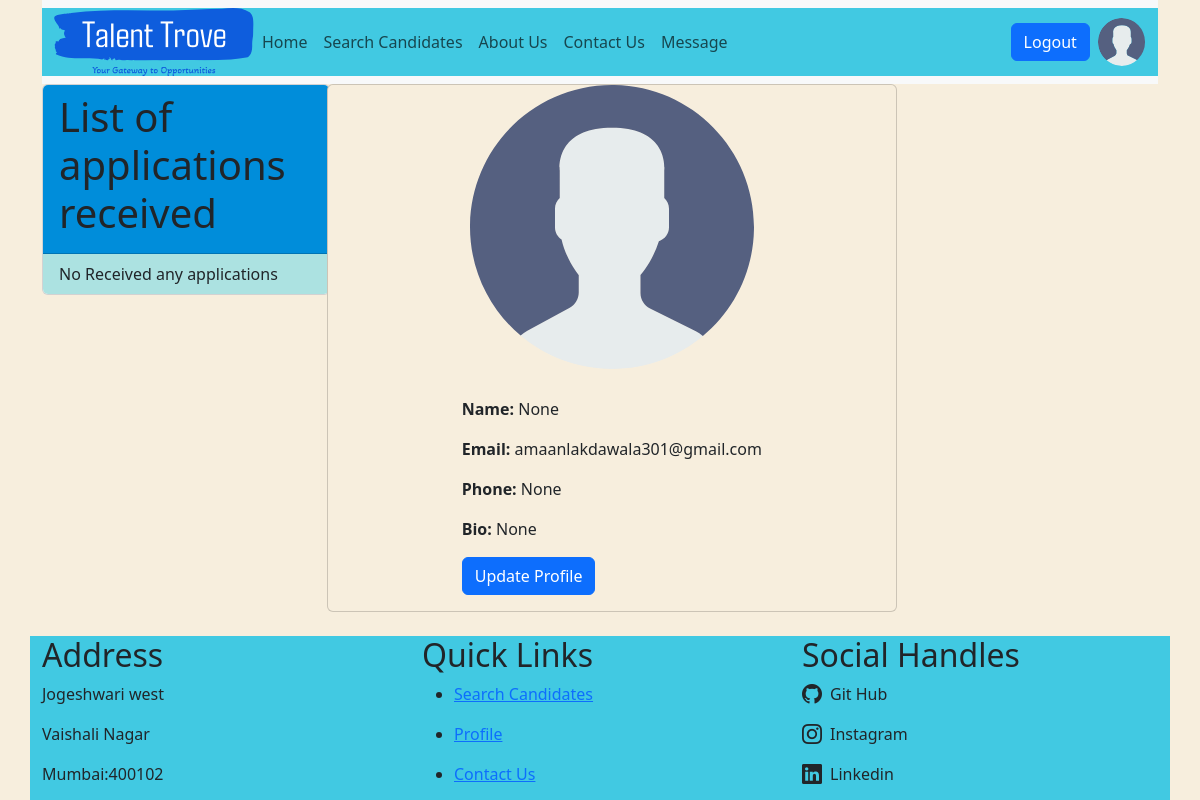
Page /employers/eprofile/ (signed in) on the committed database.
### job_search/models.py (models this page shows, shortened)
class User(AbstractUser):
    username = None
    email = models.EmailField(unique=True)
    phone = models.CharField(max_length=12,null=True,blank=True)
    bio=models.TextField(null=True,blank=True)
    name = models.CharField(max_length=100,null=True,blank=True)
    cv = models.FileField(null=True,blank=True)
    avatar = models.ImageField(null=True,default='avatar.svg')
    skills = models.CharField(max_length=1000,null=True,blank=True)
    complaints = models.TextField(null=True,blank=True)
    experience = models.CharField(max_length=100, default='1 Years')
    education = models.CharField(max_length=100,null=True,blank=True)
    location = models.CharField(max_length=100,null=True,blank=True)
    about = models.CharField(max_length=1000,null=True,blank=True)
    video = models.FileField(null=True,blank=True)
    logo = models.ImageField(null=True,default='avatar.svg')
    organization = models.CharField(null=True,blank=True,max_length=100)
    is_employer = models.BooleanField(default=False)
    is_employee = models.BooleanField(default=False)
    USERNAME_FIELD = 'email'
    REQUIRED_FIELDS=[]
    objects = UserManager()

### employers/views.py (the view)
# urls.py: path('eprofile/',views.eprofile,name='eprofile'),
def eprofile(request):
     employers = Employers.objects.all()
     user_organization_name = request.user.organization
     user_organization = Employers.objects.get(organization=user_organization_name)
     print(f"user org {user_organization}")
     job_appilcations = JobApplication.objects.filter(jobs__organization = user_organization)
     print(f"jobs application {job_appilcations}")
     context={'employers':employers,'job_appilcations':job_appilcations}
     return render(request,'employers/eprofile.html',context)

### job_search/models.py (called while the page is built)
    def __str__(self):
         if self.organization:
            return self.organization
         else:
            return self.name

### employers/templates/employers/eprofile.html (shortened to what this page needs)
{% extends 'emain.html' %}
{% block content %}
<div class="col-md-3 ">
  <div class="card" style="width: 18rem;">
    <div class="card-header roles">
        <h1>List of applications received</h1>
    </div>
    <ul class="list-group list-group-flush">
      {% if job_appilcations %}
        {% for job_appilcation in job_appilcations %}
      <li class="list-group-item roles-list"> <p>{{ forloop.counter }}: Name: <a href="{% url 'candidate_description' job_appilcation.users.id %}"><strong>{{job_appilcation.users.name}}</strong></a></p>
        <p>Role:  <strong>{{job_appilcation.users.skills}}</strong></p>
        <p>Applied On: <strong> {{job_appilcation.appplied_at}}
        </strong></p>
        <hr>
    </li>
    {% endfor %}
    {% else %}
    <li class="list-group-item roles-list">No Received any applications</li>
    {% endif %}
    </ul>
  </div>
</div>
<div class="col-md-6">
  <div class=" card border-opacity-10 main" style="width: 35.6rem;">
      <img src="{{request.user.avatar.url}}" class="img-fluid card-img-top mx-auto rounded-lg" style="width: 50%;" alt="">
      <div class="card-body mx-auto mt-1 main">
        <p class="card-text mt-2 main"><strong>Name:</strong> {{request.user.name}}</p>
        <p class="card-text mt-2 main"> <strong>Email:</strong> {{request.user.email}}</p>
        <p class="card-text mt-2 main"> <strong>Phone:</strong> {{request.user.phone}}</p>
        <p class="card-text mt-2 main"> <strong>Bio:</strong> {{request.user.bio}}</p>
        <p class="card-text main"> <a href="{% url 'eupdate' request.user.id %}" class="btn btn-primary">Update Profile</a></p>
      </div>
    </div>
</div>
{% endblock %}

### templates/enavbar.html (shortened to what this page needs)
<!DOCTYPE html>
<html lang="en">
<head>
    {% load static %}
</head>
<body>
    <div>
        <nav class="navbar navbar-expand-lg bg-body-tertiary head">
            <div class="container-fluid head">
                <div class="d-flex head">
                    <img src="{% static 'images/logo.svg' %}"  class="img-fluid" alt="Bootstrap" width="30" height="24">
                </div>
                <div class="d-flex head">
                    <div class="collapse navbar-collapse head" id="navbarNavAltMarkup">
                        <div class="navbar-nav mx-auto head">
                            <a class="nav-link" aria-current="page" href="{% url 'ehome' %}">Home</a>
                            <a class="nav-link" href="{% url 'e_search_employee' %}">Search Candidates</a>
                            <a class="nav-link" href="{% url 'eabout' %}">About Us</a>
                            <a class="nav-link" href="{% url 'econtact' %}">Contact Us</a>
                            <a class="nav-link" href="{% url 'message' %}">Message</a>
                        </div>
                    </div>
                </div>
                {% if request.user.is_authenticated %}
                <div class="ms-auto">
                    <a href="{% url 'loginPage' %}" class="btn btn-primary">Logout</a>
                    <a href="{% url 'eprofile' %}"><img  src="{{ request.user.avatar.url }}" alt="Profile Image" class="profile-image ms-1"></a>
                </div>
                {% else %}
                <div class="ms-auto">
                    <a href="{% url 'loginPage' %}" class="btn btn-primary">Login</a>
                    <a href="{% url 'loginPage' %}"><img src="/static/images/avatar.svg" alt="Profile Image" class="profile-image">
                    </a>
                </div>
                {% endif %}
            </div>
        </nav>
    </div>
</body>
</html>

### templates/emain.html (style rules this page uses)
body { background-color: #F7EEDD; }
img { width: 200px; height: 200px; object-fit: cover; }

### templates/enavbar.html (style rules this page uses)
.profile-image { border-radius: 50%; width: 35%; height: 3rem; object-fit: cover; }
.head { background-color: #41C9E2; }

### employers/templates/employers/eprofile.html (style rules this page uses)
.roles { background-color: #008DDA; }
.roles-list { background-color: #ACE2E1; }
.main { background-color: #F7EEDD; }

### rows in the picture
User: user.avatar (placeholder picture), user.name "None", user.email "amaanlakdawala301@gmail.com", user.phone "None", user.bio "None"
